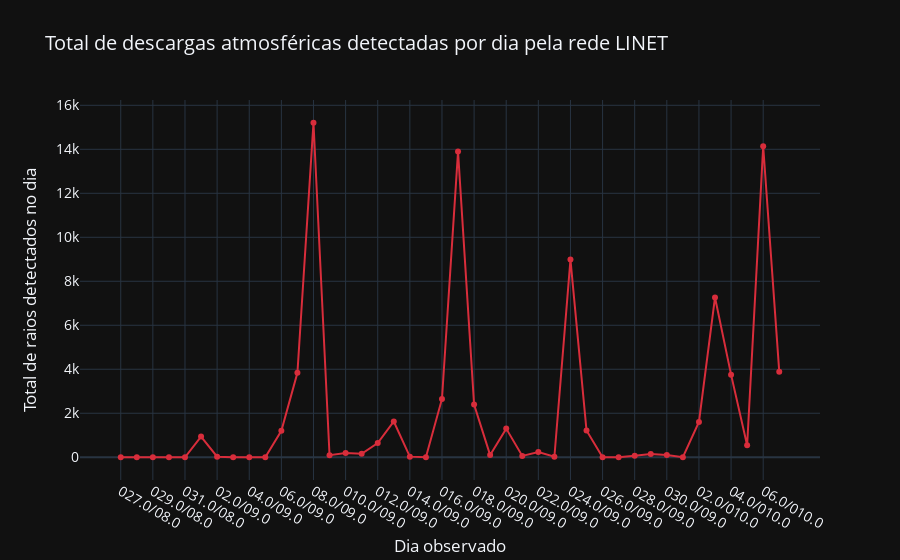

Notebook cell for this chart:
### Code cell
values = y
labels = x

fig = go.Figure()

fig.add_trace(
    go.Scatter(y=values, x=labels, mode='lines+markers', \
    line=dict(color='#D82D3B'), name='Descargas atmosféricas')
)


fig.update_layout(
    font={'size':14},
    template='plotly_dark',
    xaxis_title='Dia observado',
    yaxis_title='Total de raios detectados no dia',
    title='Total de descargas atmosféricas detectadas por dia pela rede LINET'
)

iplot(fig)
# fig.write_image("fig1.pdf")

### Figure 1 — Plotly figure (JSON) as saved in the notebook; plotly's stock layout.template omitted (floating-point values rounded to 4 significant figures)
{"data": [{"line": {"color": "#D82D3B"}, "mode": "lines+markers", "name": "Descargas atmosféricas", "type": "scatter", "x": ["027.0/08.0", "028.0/08.0", "029.0/08.0", "030.0/08.0", "031.0/08.0", "01.0/09.0", "02.0/09.0", "03.0/09.0", "04.0/09.0", "05.0/09.0", "06.0/09.0", "07.0/09.0", "08.0/09.0", "09.0/09.0", "010.0/09.0", "011.0/09.0", "012.0/09.0", "013.0/09.0", "014.0/09.0", "015.0/09.0", "016.0/09.0", "017.0/09.0", "018.0/09.0", "019.0/09.0", "020.0/09.0", "021.0/09.0", "022.0/09.0", "023.0/09.0", "024.0/09.0", "025.0/09.0", "026.0/09.0", "027.0/09.0", "028.0/09.0", "029.0/09.0", "030.0/09.0", "01.0/010.0", "02.0/010.0", "03.0/010.0", "04.0/010.0", "05.0/010.0", "06.0/010.0", "07.0/010.0"], "y": [0, 0, 0, 0, 0, 942, 27, 5, 0, 0, 1200, 3840, 15207, 93, 194, 159, 648, 1625, 28, 2, 2651, 13895, 2398, 98, 1302, 58, 236, 20, 8988, 1214, 3, 0, 71, 147, 100, 1, 1607, 7265, 3756, 543, 14139, 3892]}], "layout": {"font": {"size": 14}, "title": {"text": "Total de descargas atmosféricas detectadas por dia pela rede LINET"}, "xaxis": {"title": {"text": "Dia observado"}}, "yaxis": {"title": {"text": "Total de raios detectados no dia"}}}}
